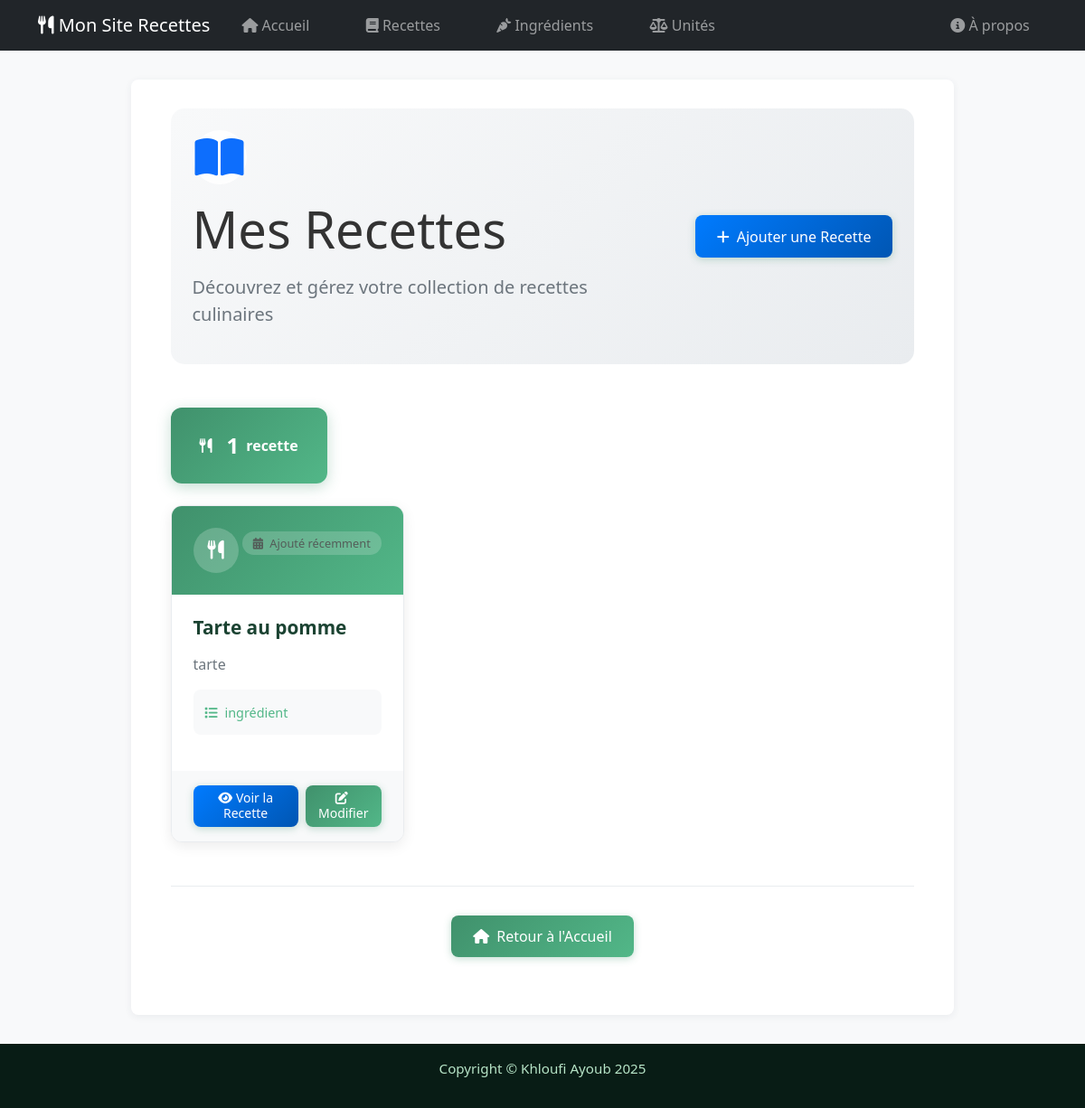
Page /recipes/ on the earlier database version.
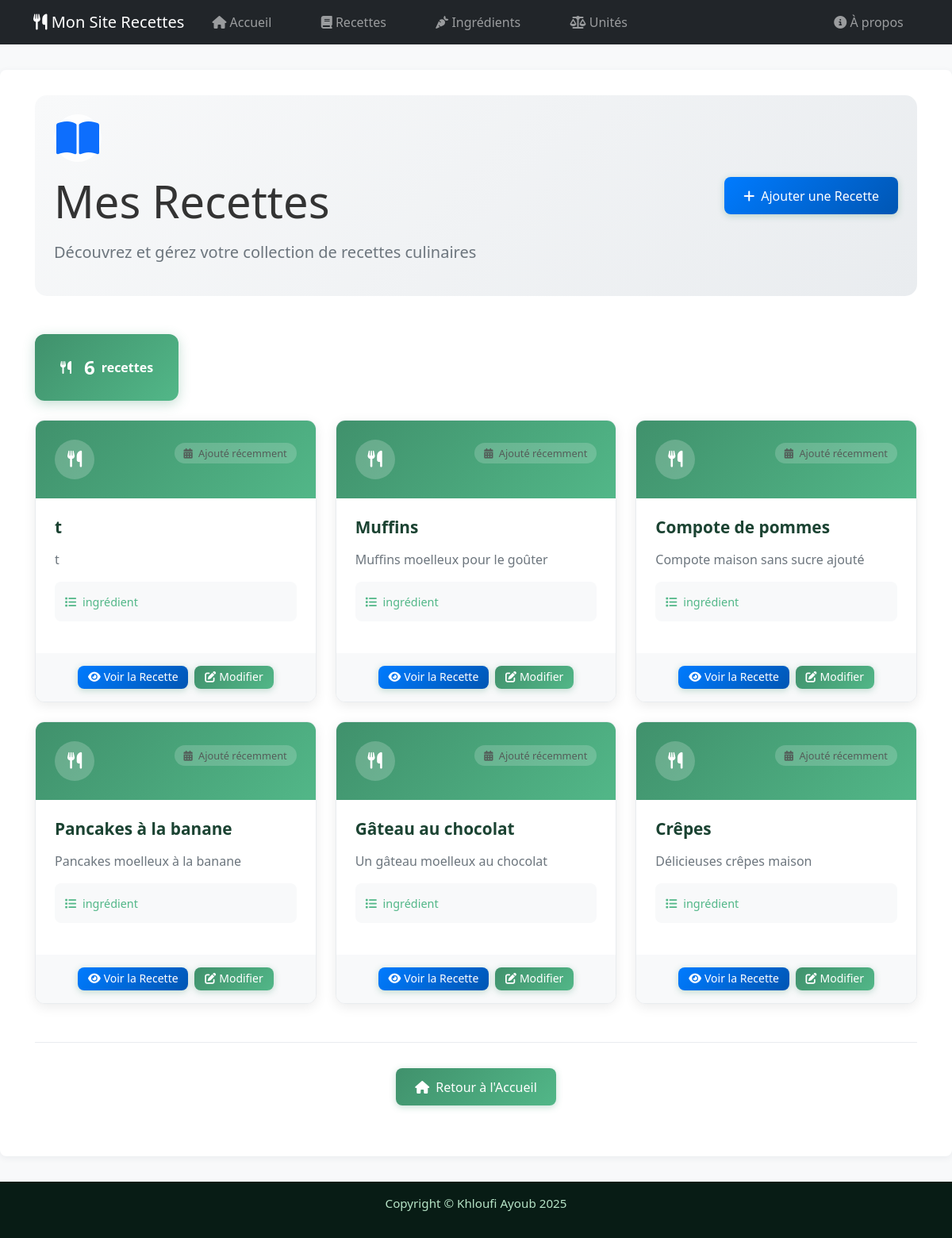
Same page on the later database version.
### App/models.py (models this page shows, shortened)
class Recipe(models.Model):
    title = models.CharField(max_length=100, verbose_name="Titre")
    description = models.TextField(verbose_name="Description")
    instructions = models.TextField(verbose_name="Instructions")
    created_at = models.DateTimeField(auto_now_add=True, verbose_name="Crée le")
    updated_at = models.DateTimeField(auto_now=True, verbose_name="Mis à jour le")
    image = models.ImageField(default="", upload_to='recipes/', verbose_name="Image", blank=True, null=True)
    class Meta:
        ordering = ('-created_at',)
        verbose_name = "recipe"
        verbose_name_plural = "recipes"

### App/views/recipe_views.py (the view)
# urls.py: path('recipes/', views.RecipeListView.as_view(), name="recipes"),
class RecipeListView(View):
    def get(self, request):
        recipes_list = Recipe.objects.all()
        paginator = Paginator(recipes_list, 6)  # 6 recettes par page (2 lignes de 3)
        page = request.GET.get('page')
        try:
            recipes = paginator.page(page)
        except PageNotAnInteger:
            recipes = paginator.page(1)
        except EmptyPage:
            recipes = paginator.page(paginator.num_pages)
        return render(request, 'App/recipe/recipes.html', {'recipes': recipes})

### App/templates/App/recipe/recipes.html (shortened to what this page needs)
{% extends 'base.html' %}
{% load static %}
{% block content %}
<div class="recipes-page">
  <div class="page-header mb-5">
    <div class="row align-items-center">
      <div class="col-lg-8">
        <div class="header-content">
          <div class="header-icon mb-3">
            <i class="fas fa-book-open fa-3x text-primary"></i>
          </div>
          <h1 class="display-4 mb-3">Mes Recettes</h1>
          <p class="lead text-muted">Découvrez et gérez votre collection de recettes culinaires</p>
        </div>
      </div>
      <div class="col-lg-4 text-lg-end">
        <a href="{% url 'add_recipe' %}" class="btn btn-lg btn-primary">
          <i class="fas fa-plus me-2"></i>Ajouter une Recette
        </a>
      </div>
    </div>
  </div>
  {% if recipes %}
    <div class="recipes-stats mb-4">
      <div class="stats-card">
        <i class="fas fa-utensils me-2"></i>
        <span class="stats-number">{{ recipes.paginator.count }}</span>
        <span class="stats-label">recette{{ recipes.paginator.count|pluralize }}</span>
      </div>
    </div>
    <div class="row g-4">
      {% for recipe in recipes %}
      <div class="col-lg-4 col-md-6 col-sm-12">
        <div class="recipe-card-modern">
          <div class="recipe-header">
            <div class="recipe-icon">
              <i class="fas fa-utensils"></i>
            </div>
            <div class="recipe-meta">
              <span class="recipe-date">
                <i class="fas fa-calendar-alt me-1"></i>
                Ajouté récemment
              </span>
            </div>
          </div>
          <div class="recipe-content">
            <h3 class="recipe-title">{{ recipe.title }}</h3>
            <p class="recipe-description">{{ recipe.description|truncatewords:15 }}</p>
            <div class="recipe-ingredients-preview">
              <span class="ingredients-label">
                <i class="fas fa-list me-1"></i>
                {{ recipe.recipeingredient_set.count }} ingrédient{{ recipe.recipeingredient_set.count|pluralize }}
              </span>
            </div>
          </div>
          <div class="recipe-actions">
            <a href="{% url 'recipe_detail' recipe.id %}" class="btn btn-primary btn-sm">
              <i class="fas fa-eye me-1"></i>Voir la Recette
            </a>
            <a href="{% url 'edit_recipe' recipe.id %}" class="btn btn-outline-secondary btn-sm">
              <i class="fas fa-edit me-1"></i>Modifier
            </a>
          </div>
        </div>
      </div>
      {% endfor %}
    </div>
  {% endif %}
  <div class="page-navigation mt-5">
    <a href="{% url 'home' %}" class="btn btn-outline-secondary">
      <i class="fas fa-home me-2"></i>Retour à l'Accueil
    </a>
  </div>
</div>
{% endblock %}

### templates/base.html (shortened to what this page needs)
{% load static %}
<!DOCTYPE html>
<html lang="fr">
<head>
  <link rel="stylesheet" href="https://cdnjs.cloudflare.com/ajax/libs/bootstrap/5.2.3/css/bootstrap.min.css" />
  <link rel="stylesheet" href="https://cdnjs.cloudflare.com/ajax/libs/font-awesome/6.4.0/css/all.min.css" />
  <link rel="stylesheet" type="text/css" href="{% static 'css/styles.css' %}" />
</head>
<body>
  <nav class="navbar navbar-expand-lg navbar-dark bg-dark">
    <div class="container">
      <a class="navbar-brand" href="{% url 'home' %}">
        <i class="fas fa-utensils"></i> Mon Site Recettes
      </a>
      <div class="collapse navbar-collapse" id="navbarNav">
        <ul class="navbar-nav me-auto">
          <li class="nav-item">
            <a class="nav-link" href="{% url 'home' %}">
              <i class="fas fa-home"></i> Accueil
            </a>
          </li>
          <li class="nav-item">
            <a class="nav-link" href="{% url 'recipes' %}">
              <i class="fas fa-book"></i> Recettes
            </a>
          </li>
          <li class="nav-item">
            <a class="nav-link" href="{% url 'ingredients' %}">
              <i class="fas fa-carrot"></i> Ingrédients
            </a>
          </li>
          <li class="nav-item">
            <a class="nav-link" href="{% url 'units' %}">
              <i class="fas fa-balance-scale"></i> Unités
            </a>
          </li>
        </ul>
        <ul class="navbar-nav ms-auto">
          <li class="nav-item">
            <a class="nav-link" href="{% url 'about' %}">
              <i class="fas fa-info-circle"></i> À propos
            </a>
          </li>
      </div>
    </div>
  </nav>
  <main>
    <div class="container">
      <div class="row">
        <div class="col-12">
          {% block content %}{% endblock %}
        </div>
      </div>
    </div>
  </main>
  <footer>
    <div class="container">
      <div class="row">
        <div class="col-lg-12 text-center">
          <p>Copyright &copy; Khloufi Ayoub 2025</p>
        </div>
      </div>
    </div>
  </footer>
</body>
</html>

Differences in the rows shown:
removed Recipe: title "Tarte au pomme", description "tarte"
added Recipe: title "t", description "t"
added Recipe: title "Muffins", description "Muffins moelleux pour le goûter"
added Recipe: title "Compote de pommes", description "Compote maison sans sucre ajouté"
added Recipe: title "Pancakes à la banane", description "Pancakes moelleux à la banane"
added Recipe: title "Gâteau au chocolat", description "Un gâteau moelleux au chocolat"
added Recipe: title "Crêpes", description "Délicieuses crêpes maison"
Other differences:
{{ recipes.paginator.count }}: "1" → "6"
